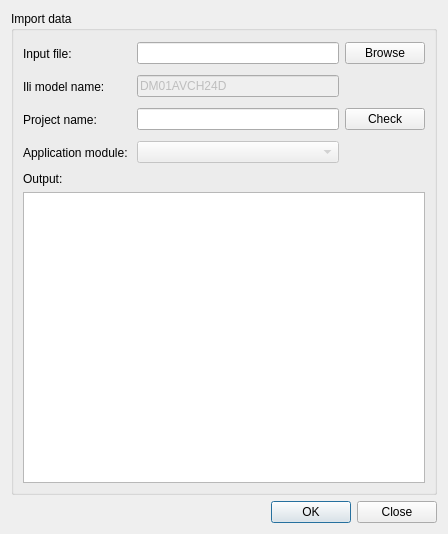
<?xml version="1.0" encoding="UTF-8"?>
<ui version="4.0">
 <class>ImportProject</class>
 <widget class="QDialog" name="ImportProject">
  <property name="geometry">
   <rect>
    <x>0</x>
    <y>0</y>
    <width>448</width>
    <height>534</height>
   </rect>
  </property>
  <property name="windowTitle">
   <string>Import Project</string>
  </property>
  <layout class="QGridLayout" name="gridLayout">
   <item row="0" column="0">
    <widget class="QGroupBox" name="groupBox">
     <property name="title">
      <string>Import data </string>
     </property>
     <layout class="QGridLayout" name="gridLayout_2">
      <item row="0" column="0">
       <layout class="QGridLayout" name="gridLayout_4">
        <item row="0" column="1">
         <widget class="QLineEdit" name="lineEditInputFile"/>
        </item>
        <item row="0" column="0">
         <widget class="QLabel" name="label">
          <property name="minimumSize">
           <size>
            <width>0</width>
            <height>27</height>
           </size>
          </property>
          <property name="text">
           <string>Input file: </string>
          </property>
         </widget>
        </item>
        <item row="0" column="2">
         <widget class="QPushButton" name="btnBrowsInputFile">
          <property name="text">
           <string>Browse</string>
          </property>
         </widget>
        </item>
        <item row="1" column="1">
         <widget class="QLineEdit" name="lineEditIliModelName">
          <property name="enabled">
           <bool>false</bool>
          </property>
          <property name="text">
           <string>DM01AVCH24D</string>
          </property>
         </widget>
        </item>
        <item row="1" column="0">
         <widget class="QLabel" name="label_2">
          <property name="minimumSize">
           <size>
            <width>0</width>
            <height>27</height>
           </size>
          </property>
          <property name="text">
           <string>Ili model name: </string>
          </property>
         </widget>
        </item>
        <item row="2" column="0">
         <widget class="QLabel" name="lblProjectName">
          <property name="minimumSize">
           <size>
            <width>0</width>
            <height>27</height>
           </size>
          </property>
          <property name="text">
           <string>Project name: </string>
          </property>
         </widget>
        </item>
        <item row="2" column="1">
         <widget class="QLineEdit" name="lineEditDbSchema">
          <property name="text">
           <string/>
          </property>
         </widget>
        </item>
        <item row="3" column="1">
         <widget class="QComboBox" name="cmbBoxAppModule">
          <property name="enabled">
           <bool>false</bool>
          </property>
         </widget>
        </item>
        <item row="3" column="0">
         <widget class="QLabel" name="label_6">
          <property name="minimumSize">
           <size>
            <width>0</width>
            <height>27</height>
           </size>
          </property>
          <property name="text">
           <string>Application module: </string>
          </property>
         </widget>
        </item>
        <item row="2" column="2">
         <widget class="QPushButton" name="btnProjectName">
          <property name="enabled">
           <bool>true</bool>
          </property>
          <property name="text">
           <string>Check</string>
          </property>
         </widget>
        </item>
       </layout>
      </item>
      <item row="1" column="0">
       <layout class="QVBoxLayout" name="verticalLayout">
        <item>
         <widget class="QLabel" name="label_4">
          <property name="text">
           <string>Output:</string>
          </property>
         </widget>
        </item>
        <item>
         <widget class="QPlainTextEdit" name="textEditImportOutput">
          <property name="font">
           <font>
            <pointsize>8</pointsize>
           </font>
          </property>
          <property name="layoutDirection">
           <enum>Qt::LeftToRight</enum>
          </property>
          <property name="lineWrapMode">
           <enum>QPlainTextEdit::NoWrap</enum>
          </property>
          <property name="readOnly">
           <bool>true</bool>
          </property>
         </widget>
        </item>
       </layout>
      </item>
     </layout>
    </widget>
   </item>
   <item row="1" column="0">
    <widget class="QDialogButtonBox" name="buttonBox">
     <property name="orientation">
      <enum>Qt::Horizontal</enum>
     </property>
     <property name="standardButtons">
      <set>QDialogButtonBox::Close|QDialogButtonBox::Ok</set>
     </property>
    </widget>
   </item>
  </layout>
 </widget>
 <resources/>
 <connections>
  <connection>
   <sender>buttonBox</sender>
   <signal>accepted()</signal>
   <receiver>ImportProject</receiver>
   <slot>accept()</slot>
   <hints>
    <hint type="sourcelabel">
     <x>248</x>
     <y>254</y>
    </hint>
    <hint type="destinationlabel">
     <x>157</x>
     <y>274</y>
    </hint>
   </hints>
  </connection>
  <connection>
   <sender>buttonBox</sender>
   <signal>rejected()</signal>
   <receiver>ImportProject</receiver>
   <slot>reject()</slot>
   <hints>
    <hint type="sourcelabel">
     <x>316</x>
     <y>260</y>
    </hint>
    <hint type="destinationlabel">
     <x>286</x>
     <y>274</y>
    </hint>
   </hints>
  </connection>
 </connections>
</ui>
